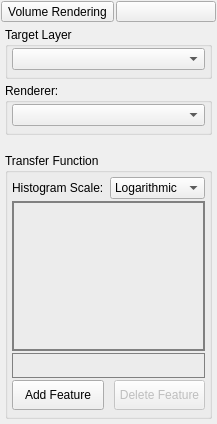
         <widget class="QWidget" name="vr_widget_" native="true">
          <layout class="QVBoxLayout" name="verticalLayout_18">
           <property name="spacing">
            <number>1</number>
           </property>
           <property name="margin">
            <number>1</number>
           </property>
           <item>
            <widget class="QWidget" name="vr_header_bkg_" native="true">
             <property name="sizePolicy">
              <sizepolicy hsizetype="Preferred" vsizetype="Fixed">
               <horstretch>0</horstretch>
               <verstretch>0</verstretch>
              </sizepolicy>
             </property>
             <layout class="QVBoxLayout" name="verticalLayout_20">
              <property name="spacing">
               <number>0</number>
              </property>
              <property name="margin">
               <number>0</number>
              </property>
              <item>
               <widget class="QWidget" name="vr_header_" native="true">
                <property name="minimumSize">
                 <size>
                  <width>215</width>
                  <height>21</height>
                 </size>
                </property>
                <property name="maximumSize">
                 <size>
                  <width>16777215</width>
                  <height>21</height>
                 </size>
                </property>
                <layout class="QHBoxLayout" name="horizontalLayout_3">
                 <property name="spacing">
                  <number>2</number>
                 </property>
                 <property name="margin">
                  <number>0</number>
                 </property>
                 <item>
                  <widget class="QToolButton" name="vr_open_button_">
                   <property name="sizePolicy">
                    <sizepolicy hsizetype="Minimum" vsizetype="Fixed">
                     <horstretch>0</horstretch>
                     <verstretch>0</verstretch>
                    </sizepolicy>
                   </property>
                   <property name="minimumSize">
                    <size>
                     <width>21</width>
                     <height>21</height>
                    </size>
                   </property>
                   <property name="maximumSize">
                    <size>
                     <width>1000</width>
                     <height>21</height>
                    </size>
                   </property>
                   <property name="text">
                    <string>Volume Rendering</string>
                   </property>
                  </widget>
                 </item>
                 <item>
                  <widget class="QToolButton" name="vr_spacer_">
                   <property name="sizePolicy">
                    <sizepolicy hsizetype="MinimumExpanding" vsizetype="Fixed">
                     <horstretch>0</horstretch>
                     <verstretch>0</verstretch>
                    </sizepolicy>
                   </property>
                   <property name="text">
                    <string/>
                   </property>
                  </widget>
                 </item>
                </layout>
               </widget>
              </item>
             </layout>
            </widget>
           </item>
           <item>
            <widget class="QWidget" name="vr_content_" native="true">
             <layout class="QVBoxLayout" name="verticalLayout_27">
              <property name="spacing">
               <number>4</number>
              </property>
              <property name="margin">
               <number>4</number>
              </property>
              <item>
               <widget class="QGroupBox" name="groupBox_2">
                <property name="minimumSize">
                 <size>
                  <width>0</width>
                  <height>52</height>
                 </size>
                </property>
                <property name="maximumSize">
                 <size>
                  <width>16777215</width>
                  <height>52</height>
                 </size>
                </property>
                <property name="title">
                 <string>Target Layer</string>
                </property>
                <property name="alignment">
                 <set>Qt::AlignLeading|Qt::AlignLeft|Qt::AlignTop</set>
                </property>
                <layout class="QVBoxLayout" name="verticalLayout_21">
                 <property name="spacing">
                  <number>0</number>
                 </property>
                 <property name="leftMargin">
                  <number>4</number>
                 </property>
                 <property name="topMargin">
                  <number>0</number>
                 </property>
                 <property name="rightMargin">
                  <number>4</number>
                 </property>
                 <property name="bottomMargin">
                  <number>4</number>
                 </property>
                 <item>
                  <widget class="QtUtils::QtDropableComboBox" name="vr_target_">
                   <property name="sizePolicy">
                    <sizepolicy hsizetype="Ignored" vsizetype="Fixed">
                     <horstretch>0</horstretch>
                     <verstretch>0</verstretch>
                    </sizepolicy>
                   </property>
                  </widget>
                 </item>
                </layout>
               </widget>
              </item>
              <item>
               <widget class="QGroupBox" name="groupBox_3">
                <property name="minimumSize">
                 <size>
                  <width>0</width>
                  <height>52</height>
                 </size>
                </property>
                <property name="maximumSize">
                 <size>
                  <width>16777215</width>
                  <height>52</height>
                 </size>
                </property>
                <property name="title">
                 <string>Renderer:</string>
                </property>
                <property name="alignment">
                 <set>Qt::AlignLeading|Qt::AlignLeft|Qt::AlignTop</set>
                </property>
                <layout class="QVBoxLayout" name="verticalLayout_26">
                 <property name="spacing">
                  <number>0</number>
                 </property>
                 <property name="leftMargin">
                  <number>4</number>
                 </property>
                 <property name="topMargin">
                  <number>0</number>
                 </property>
                 <property name="rightMargin">
                  <number>4</number>
                 </property>
                 <property name="bottomMargin">
                  <number>4</number>
                 </property>
                 <item>
                  <widget class="QComboBox" name="renderer_combobox_">
                   <property name="sizePolicy">
                    <sizepolicy hsizetype="Ignored" vsizetype="Fixed">
                     <horstretch>0</horstretch>
                     <verstretch>0</verstretch>
                    </sizepolicy>
                   </property>
                  </widget>
                 </item>
                </layout>
               </widget>
              </item>
              <item>
               <widget class="QtUtils::QtSliderDoubleCombo" name="vr_sample_rate_" native="true"/>
              </item>
              <item>
               <widget class="QWidget" name="occlusion_widget_" native="true">
                <layout class="QVBoxLayout" name="verticalLayout_25">
                 <property name="margin">
                  <number>0</number>
                 </property>
                 <item>
                  <widget class="QtUtils::QtSliderDoubleCombo" name="occlusion_angle_" native="true"/>
                 </item>
                 <item>
                  <widget class="QtUtils::QtSliderIntCombo" name="grid_resolution_" native="true"/>
                 </item>
                </layout>
               </widget>
              </item>
              <item>
               <widget class="QGroupBox" name="groupBox">
                <property name="sizePolicy">
                 <sizepolicy hsizetype="Ignored" vsizetype="Preferred">
                  <horstretch>0</horstretch>
                  <verstretch>0</verstretch>
                 </sizepolicy>
                </property>
                <property name="title">
                 <string>Transfer Function</string>
                </property>
                <layout class="QVBoxLayout" name="verticalLayout_22">
                 <property name="spacing">
                  <number>2</number>
                 </property>
                 <property name="margin">
                  <number>4</number>
                 </property>
                 <item>
                  <layout class="QHBoxLayout" name="horizontalLayout_6">
                   <property name="spacing">
                    <number>2</number>
                   </property>
                   <property name="topMargin">
                    <number>0</number>
                   </property>
                   <item>
                    <widget class="QLabel" name="label_28">
                     <property name="text">
                      <string>Histogram Scale:</string>
                     </property>
                    </widget>
                   </item>
                   <item>
                    <widget class="QComboBox" name="histogram_scale_combobox_">
                     <property name="currentIndex">
                      <number>1</number>
                     </property>
                     <item>
                      <property name="text">
                       <string>Linear</string>
                      </property>
                     </item>
                     <item>
                      <property name="text">
                       <string>Logarithmic</string>
                      </property>
                     </item>
                    </widget>
                   </item>
                  </layout>
                 </item>
                 <item>
                  <widget class="QWidget" name="widget_2" native="true">
                   <property name="sizePolicy">
                    <sizepolicy hsizetype="Preferred" vsizetype="Fixed">
                     <horstretch>0</horstretch>
                     <verstretch>0</verstretch>
                    </sizepolicy>
                   </property>
                   <property name="minimumSize">
                    <size>
                     <width>0</width>
                     <height>150</height>
                    </size>
                   </property>
                   <property name="maximumSize">
                    <size>
                     <width>16777215</width>
                     <height>150</height>
                    </size>
                   </property>
                   <property name="styleSheet">
                    <string notr="true">border: 1px solid gray</string>
                   </property>
                   <layout class="QVBoxLayout" name="verticalLayout_24">
                    <property name="spacing">
                     <number>0</number>
                    </property>
                    <property name="margin">
                     <number>1</number>
                    </property>
                    <item>
                     <widget class="QtUtils::QtHistogramGraph" name="histogram_" native="true">
                      <layout class="QVBoxLayout" name="verticalLayout_23">
                       <property name="spacing">
                        <number>0</number>
                       </property>
                       <property name="margin">
                        <number>0</number>
                       </property>
                       <item>
                        <widget class="QtUtils::QtTransferFunctionView" name="tf_view_">
                         <property name="sizePolicy">
                          <sizepolicy hsizetype="Ignored" vsizetype="Preferred">
                           <horstretch>0</horstretch>
                           <verstretch>0</verstretch>
                          </sizepolicy>
                         </property>
                         <property name="styleSheet">
                          <string notr="true">background: transparent;
border: 0px</string>
                         </property>
                         <property name="renderHints">
                          <set>QPainter::Antialiasing|QPainter::TextAntialiasing</set>
                         </property>
                        </widget>
                       </item>
                      </layout>
                     </widget>
                    </item>
                   </layout>
                  </widget>
                 </item>
                 <item>
                  <widget class="QWidget" name="widget" native="true">
                   <property name="sizePolicy">
                    <sizepolicy hsizetype="Preferred" vsizetype="Fixed">
                     <horstretch>0</horstretch>
                     <verstretch>0</verstretch>
                    </sizepolicy>
                   </property>
                   <property name="minimumSize">
                    <size>
                     <width>0</width>
                     <height>25</height>
                    </size>
                   </property>
                   <property name="styleSheet">
                    <string notr="true">border: 1px solid gray</string>
                   </property>
                   <layout class="QVBoxLayout" name="tf_preview_layout_">
                    <property name="spacing">
                     <number>0</number>
                    </property>
                    <property name="margin">
                     <number>1</number>
                    </property>
                   </layout>
                  </widget>
                 </item>
                 <item>
                  <layout class="QHBoxLayout" name="horizontalLayout_5">
                   <property name="spacing">
                    <number>10</number>
                   </property>
                   <property name="bottomMargin">
                    <number>0</number>
                   </property>
                   <item>
                    <widget class="QPushButton" name="add_feature_button_">
                     <property name="minimumSize">
                      <size>
                       <width>0</width>
                       <height>30</height>
                      </size>
                     </property>
                     <property name="text">
                      <string>Add Feature</string>
                     </property>
                    </widget>
                   </item>
                   <item>
                    <widget class="QPushButton" name="delete_feature_button_">
                     <property name="enabled">
                      <bool>false</bool>
                     </property>
                     <property name="minimumSize">
                      <size>
                       <width>0</width>
                       <height>30</height>
                      </size>
                     </property>
                     <property name="text">
                      <string>Delete Feature</string>
                     </property>
                    </widget>
                   </item>
                  </layout>
                 </item>
                 <item>
                  <layout class="QVBoxLayout" name="feature_control_layout_">
                   <property name="spacing">
                    <number>4</number>
                   </property>
                   <property name="topMargin">
                    <number>0</number>
                   </property>
                   <property name="bottomMargin">
                    <number>0</number>
                   </property>
                   <item>
                    <widget class="Seg3D::TransferFunctionFeatureWidget" name="dummy_widget_" native="true">
                     <property name="enabled">
                      <bool>false</bool>
                     </property>
                    </widget>
                   </item>
                  </layout>
                 </item>
                </layout>
               </widget>
              </item>
             </layout>
            </widget>
           </item>
          </layout>
         </widget>
